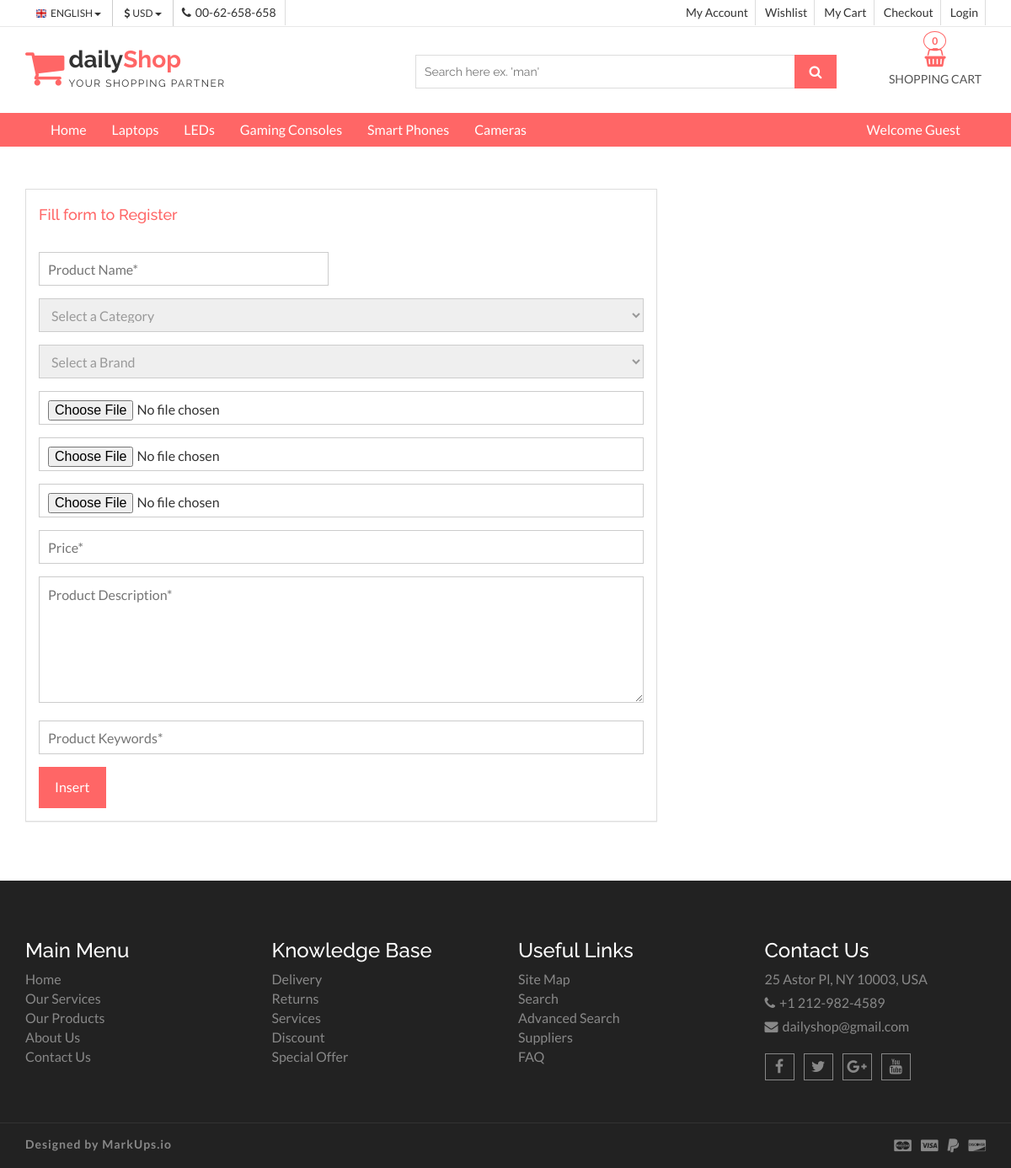
Screenshot of /admin_area/insert_product.php with the database file from the repository.
### tables this page shows
CREATE TABLE `category` (
  `cat_id` int(11) NOT NULL,
  `cat_title` text NOT NULL
);

### admin_area/insert_product.php (the view, shortened to what this page needs)
<?php
include("includes/db.php");
include("funcs/funcs.php");
?>
<!DOCTYPE html>
<html lang="en">
<head>
<link href="css/font-awesome.css" rel="stylesheet">
<link href="css/bootstrap.css" rel="stylesheet">
<link href="css/jquery.smartmenus.bootstrap.css" rel="stylesheet">
<link rel="stylesheet" type="text/css" href="css/jquery.simpleLens.css">
<link rel="stylesheet" type="text/css" href="css/slick.css">
<link rel="stylesheet" type="text/css" href="css/nouislider.css">
<link id="switcher" href="css/theme-color/default-theme.css" rel="stylesheet">
<link href="css/style.css" rel="stylesheet">
</head>
<body>
<header id="aa-header">
  <div class="aa-header-top">
    <div class="container">
      <div class="row">
        <div class="col-md-12">
          <div class="aa-header-top-area">
            <div class="aa-header-top-left">
              <div class="aa-language">
                <div class="dropdown"> <a class="btn dropdown-toggle" href="#" type="button" id="dropdownMenu1" data-toggle="dropdown" aria-haspopup="true" aria-expanded="true"> <img src="img/flag/english.jpg" alt="english flag">ENGLISH <span class="caret"></span> </a>
                </div>
              </div>
              <div class="aa-currency">
                <div class="dropdown"> <a class="btn dropdown-toggle" href="#" type="button" id="dropdownMenu1" data-toggle="dropdown" aria-haspopup="true" aria-expanded="true"> <i class="fa fa-usd"></i>USD <span class="caret"></span> </a>
                </div>
              </div>
              <div class="cellphone hidden-xs">
                <p><span class="fa fa-phone"></span>00-62-658-658</p>
              </div>
            </div>
            <div class="aa-header-top-right">
              <ul class="aa-head-top-nav-right">
                <li><a href="index.php">My Account</a></li>
                <li class="hidden-xs"><a href="cart.php">Wishlist</a></li>
                <li class="hidden-xs"><a href="cart.php">My Cart</a></li>
                <li class="hidden-xs"><a href="checkout.php">Checkout</a></li>
                <?php
					if(isset($_SESSION['customer_email'])){
						echo "<li><a href='logout.php' >Logout</a></li>" ;
					}
					else{
						echo "<li><a href='' data-toggle='modal' data-target='#login-modal'>Login</a></li>";
					}
				?>
              </ul>
            </div>
          </div>
        </div>
      </div>
    </div>
  </div>
  <div class="aa-header-bottom">
    <div class="container">
      <div class="row">
        <div class="col-md-12">
          <div class="aa-header-bottom-area">
            <div class="aa-logo">
              <a href="index.html"> <span class="fa fa-shopping-cart"></span>
              <p>daily<strong>Shop</strong> <span>Your Shopping Partner</span></p>
              </a>
            </div>
            <div class="aa-cartbox"> <a class="aa-cart-link" href="#"> <span class="fa fa-shopping-basket"></span> <span class="aa-cart-title">SHOPPING CART</span> <span class="aa-cart-notify"><?php total_items(); ?></span> </a>
            </div>
            <div class="aa-search-box">
              <form action="">
                <input type="text" name="" id="" placeholder="Search here ex. 'man' ">
                <button type="submit"><span class="fa fa-search"></span></button>
              </form>
            </div>
          </div>
        </div>
      </div>
    </div>
  </div>
</header>
<section id="menu">
  <div class="container">
    <div class="menu-area">
      <div class="navbar navbar-default" role="navigation">
        <div class="navbar-collapse collapse">
          <ul class="nav navbar-nav">
            <li><a href="index.php">Home</a></li>
			<?php getCatsMainNav(); ?>
            <li style="float:right"><a>
            <?php
				if(isset($_SESSION['customer_email'])){
					echo "Welcome " . $_SESSION['customer_email'];
				}
				else{
					echo "Welcome Guest";
				}
			?></a>
            </li>
          </ul>
        </div>
      </div>
    </div>
  </div>
</section>
 <section id="checkout">
   <div class="container">
     <div class="row">
       <div class="col-md-12">
        <div class="checkout-area">
		<form method="post" action="insert_product.php" enctype="multipart/form-data">
			<div class="row">
              <div class="col-md-8">
                <div class="checkout-left">
                  <div class="panel-group" id="accordion">
                    <div class="panel panel-default aa-checkout-billaddress">
                      <div class="panel-heading">
                        <h4 class="panel-title">
                          <a data-toggle="collapse" data-parent="#accordion" href="#collapseFour">
                            Fill form to Register
                          </a>
                        </h4>
                      </div>
                        <div class="panel-body">
                         <div class="row">
                            <div class="col-md-6">
                              <div class="aa-checkout-single-bill">
                                <input type="text" name="product_title" placeholder="Product Name*">
                              </div>
                            </div>
                         	</div>
                          <div class="row">
                          	<div class="col-md-12">
                              <div class="aa-checkout-single-bill">
                                 <select name="product_cat">
                	<option>Select a Category</option>
                </select>
                             </div>
                            </div>
                          </div>
                          <div class="row">
                            <div class="col-md-12">
                              <div class="aa-checkout-single-bill">
                                <select name="product_brand">
                					<option>Select a Brand</option>
                			</select>
                              </div>
                            </div>
                          </div>
                          <div class="row">
                            <div class="col-md-12">
                              <div class="aa-checkout-single-bill">
                              <input type="file" name="product_img1" placeholder="Image 1*"/>
                              </div>
                            </div>
                          </div>
                          <div class="row">
                            <div class="col-md-12">
                              <div class="aa-checkout-single-bill">
                              <input type="file" name="product_img2" placeholder="Image 2*"/>
                              </div>
                            </div>
                          </div>
                          <div class="row">
                            <div class="col-md-12">
                              <div class="aa-checkout-single-bill">
                              <input type="file" name="product_img3" placeholder="Image 3*"/>
                              </div>
                            </div>
                          </div>
                          <div class="row">
                            <div class="col-md-12">
                              <div class="aa-checkout-single-bill">
                                <input type="text"  name="product_price" placeholder="Price*">
                              </div>
                            </div>
                          </div>
                          <div class="row">
                          <div class="col-md-12">
                              <div class="aa-checkout-single-bill">
                                <textarea name="product_desc" cols="20" rows="10" placeholder="Product Description*" ></textarea>
                              </div>
                            </div>
                          </div>
                          <div class="row">
                            <div class="col-md-12">
                              <div class="aa-checkout-single-bill">
                                <input type="text"  name="product_keywords" placeholder="Product Keywords*">
                              </div>
                            </div>
                          </div>
						<input type="submit" name="insert_product" value="Insert"  class="aa-browse-btn"/>
                        </div>
                      </div>
                    </div>
                  </div>
                </div>
            </div>
          </form>
         </div>
       </div>
     </div>
   </div>
 </section>
<footer id="aa-footer">
  <div class="aa-footer-top">
    <div class="container">
      <div class="row">
        <div class="col-md-12">
          <div class="aa-footer-top-area">
            <div class="row">
              <div class="col-md-3 col-sm-6">
                <div class="aa-footer-widget">
                  <h3>Main Menu</h3>
                  <ul class="aa-footer-nav">
                    <li><a href="#">Home</a></li>
                    <li><a href="#">Our Services</a></li>
                    <li><a href="#">Our Products</a></li>
                    <li><a href="#">About Us</a></li>
                    <li><a href="#">Contact Us</a></li>
                  </ul>
                </div>
              </div>
              <div class="col-md-3 col-sm-6">
                <div class="aa-footer-widget">
                  <div class="aa-footer-widget">
                    <h3>Knowledge Base</h3>
                    <ul class="aa-footer-nav">
                      <li><a href="#">Delivery</a></li>
                      <li><a href="#">Returns</a></li>
                      <li><a href="#">Services</a></li>
                      <li><a href="#">Discount</a></li>
                      <li><a href="#">Special Offer</a></li>
                    </ul>
                  </div>
                </div>
              </div>
              <div class="col-md-3 col-sm-6">
                <div class="aa-footer-widget">
                  <div class="aa-footer-widget">
                    <h3>Useful Links</h3>
                    <ul class="aa-footer-nav">
                      <li><a href="#">Site Map</a></li>
                      <li><a href="#">Search</a></li>
                      <li><a href="#">Advanced Search</a></li>
                      <li><a href="#">Suppliers</a></li>
                      <li><a href="#">FAQ</a></li>
                    </ul>
                  </div>
                </div>
              </div>
              <div class="col-md-3 col-sm-6">
                <div class="aa-footer-widget">
                  <div class="aa-footer-widget">
                    <h3>Contact Us</h3>
                    <address>
                    <p> 25 Astor Pl, NY 10003, USA</p>
                    <p><span class="fa fa-phone"></span>+1 212-982-4589</p>
                    <p><span class="fa fa-envelope"></span>dailyshop@gmail.com</p>
                    </address>
                    <div class="aa-footer-social"> <a href="#"><span class="fa fa-facebook"></span></a> <a href="#"><span class="fa fa-twitter"></span></a> <a href="#"><span class="fa fa-google-plus"></span></a> <a href="#"><span class="fa fa-youtube"></span></a> </div>
                  </div>
                </div>
              </div>
            </div>
          </div>
        </div>
      </div>
    </div>
  </div>
  <div class="aa-footer-bottom">
    <div class="container">
      <div class="row">
        <div class="col-md-12">
          <div class="aa-footer-bottom-area">
            <p>Designed by <a href="http://www.markups.io/">MarkUps.io</a></p>
            <div class="aa-footer-payment"> <span class="fa fa-cc-mastercard"></span> <span class="fa fa-cc-visa"></span> <span class="fa fa-paypal"></span> <span class="fa fa-cc-discover"></span> </div>
          </div>
        </div>
      </div>
    </div>
  </div>
</footer>
</body>
</html>

### admin_area/funcs/funcs.php (shortened to what this page needs)
<?php
	$servername ="localhost";
	$username="root";
	$password="";
	$dbname="dailyShop";
	$db = mysqli_connect($servername,$username,$password,$dbname);
function getCatsMainNav(){
	global $db;
              	$get_cats = "select * from category";
				$run_cats = mysqli_query($db,$get_cats);
				while($row_cats = mysqli_fetch_array($run_cats)){
					$cat_id = $row_cats['cat_id'];
					$cat_title = $row_cats['cat_title'];
					echo "<li><a href='index.php?cat=$cat_id'>$cat_title</a></li>";
				}
}
function getIp() {
    $ip = $_SERVER['REMOTE_ADDR'];
    return $ip;
}
function total_items(){
	global $conn;
	$ip=getIp();
	$get_items = "select * from cart where ip_add='$ip'";
	$run_items = mysqli_query($conn,$get_items);
	$count_items = mysqli_num_rows($run_items);
	echo $count_items;
}
?>

### admin_area/css/theme-color/default-theme.css (style rules this page uses)
.aa-browse-btn { background-color: #ff6666; border: 1px solid #ff6666; }
#aa-header .aa-header-bottom .aa-header-bottom-area .aa-logo a > span { color: #ff6666; }
#aa-header .aa-header-bottom .aa-header-bottom-area .aa-logo a strong { color: #ff6666; }
#aa-header .aa-header-bottom .aa-header-bottom-area .aa-search-box button { background-color: #ff6666; }
#aa-header .aa-header-bottom .aa-cartbox .aa-cart-link { color: #ff6666; }
#aa-header .aa-header-bottom .aa-cartbox .aa-cart-link .aa-cart-notify { border: 1px solid #ff6666; color: #ff6666; }
#aa-header .aa-header-bottom .aa-cartbox .aa-cart-link .aa-cart-notify:after { border-top-color: #ff6666; }
#menu { background-color: #ff6666; }
#checkout .checkout-area .checkout-left .panel-group .panel-default .panel-heading .panel-title a { color: #ff6666; }

### rows the page displays
category: cat_title "Laptops"
category: cat_title "LEDs"
category: cat_title "Gaming Consoles"
category: cat_title "Smart Phones"
category: cat_title "Cameras"

### other values shown
$count_items "0"
